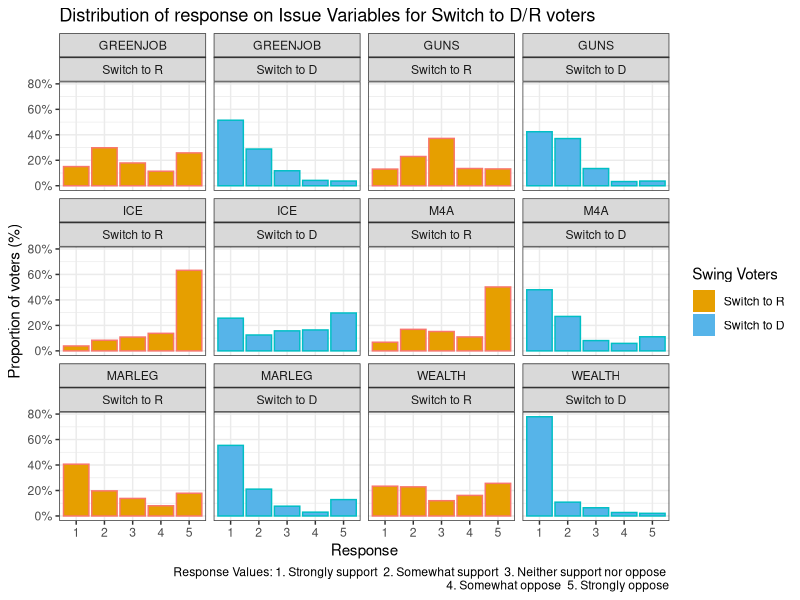
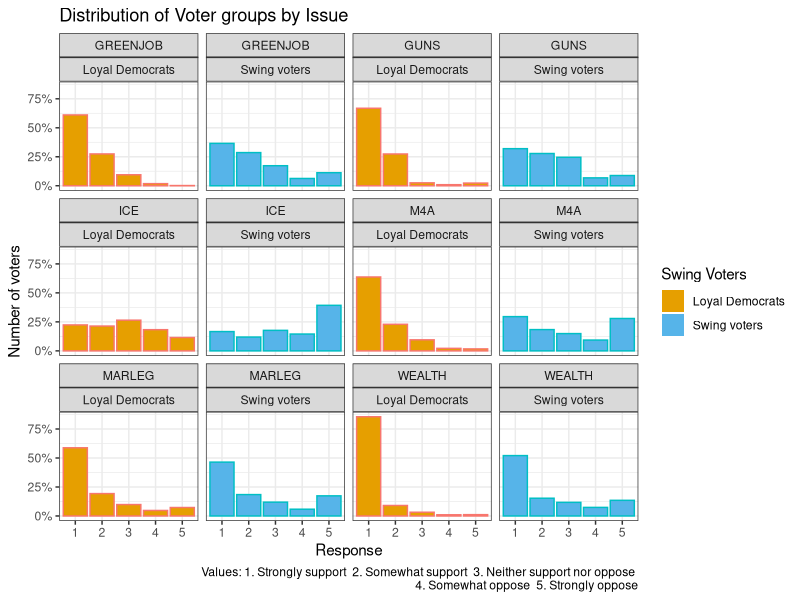
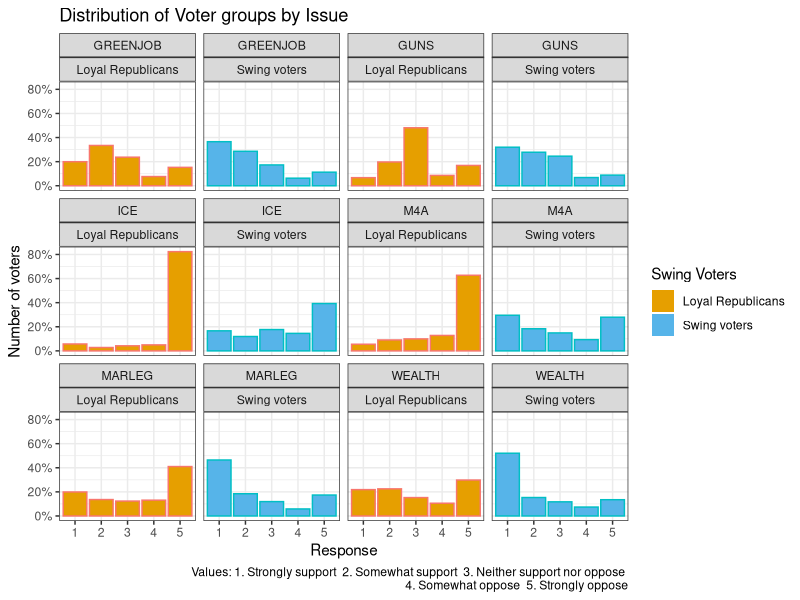
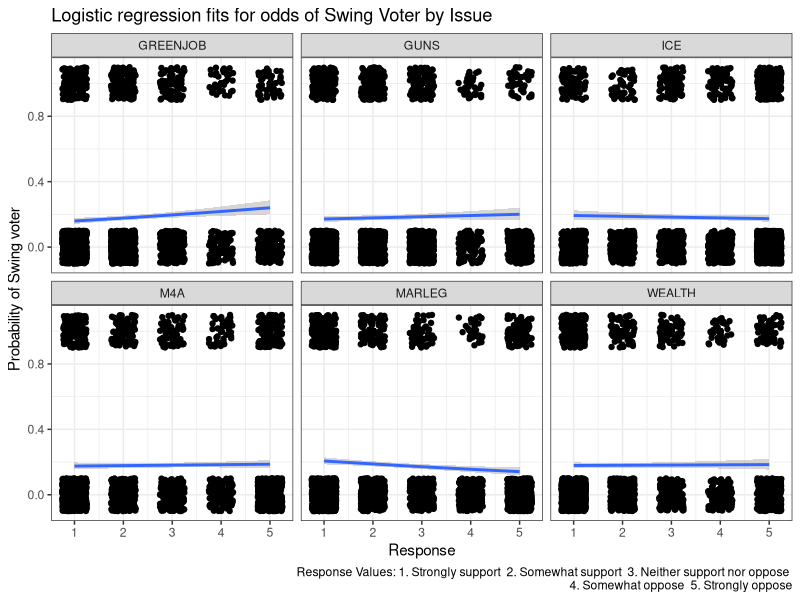
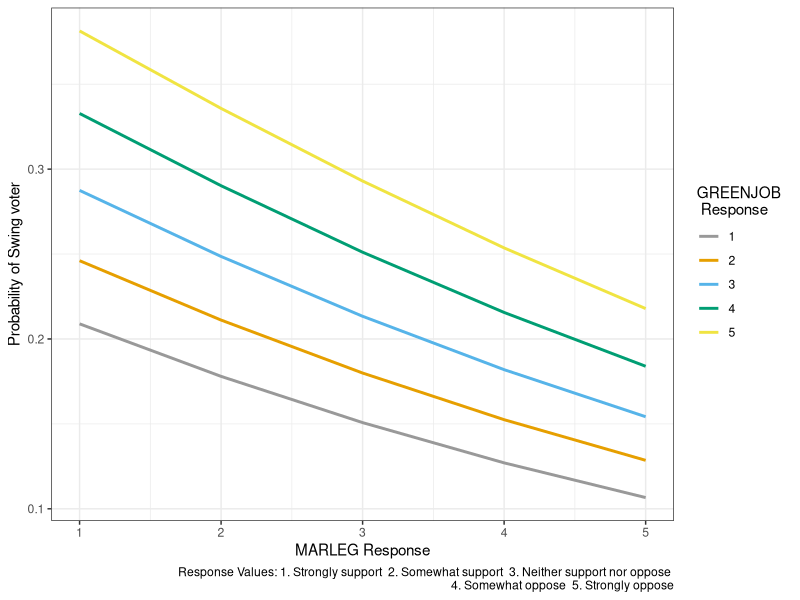
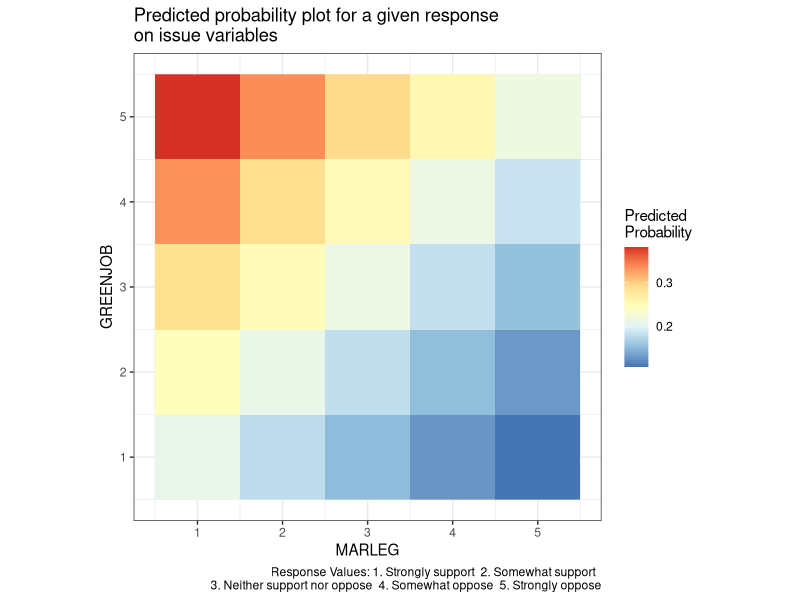
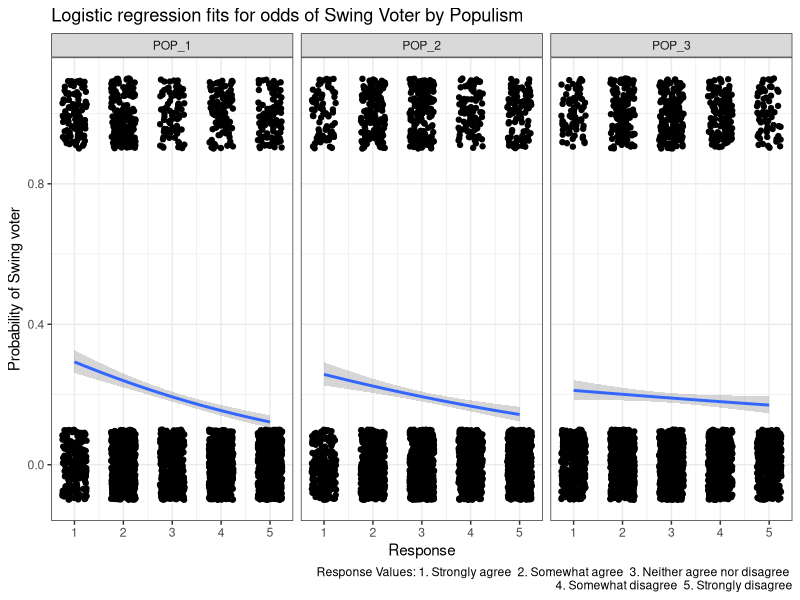
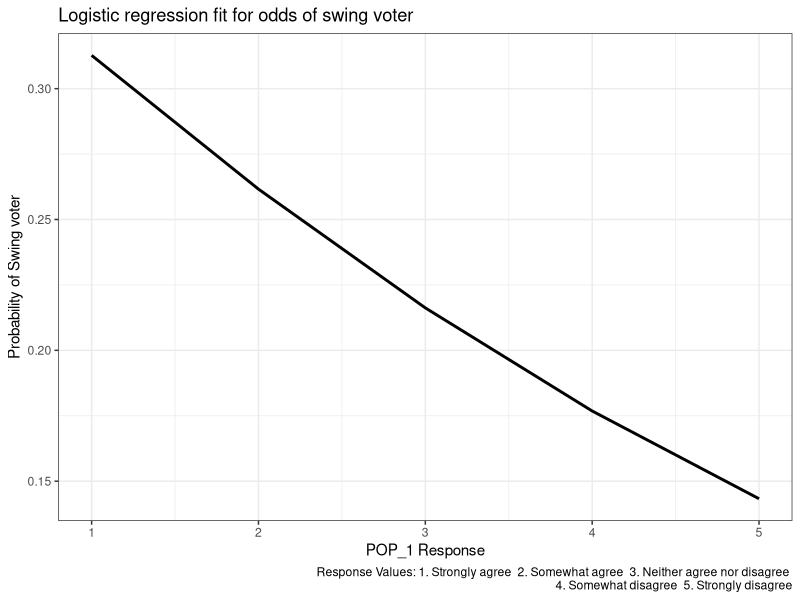

The R source for these figures, in order:
## ---- chunk 1
knitr::opts_chunk$set(echo = FALSE, tidy = TRUE, warning = FALSE, message = FALSE)
## ---- chunk 2
library(tidyverse)
library(broom)
library(arm)
library(GGally)
cb_palette = c("#999999", "#E69F00", "#56B4E9", "#009E73", "#F0E442", "#0072B2", "#D55E00", "#CC79A7")
## ---- chunk 3
# Load Data
dfp_WTHH = read.csv("DFP_WTHH_release.csv")
names(dfp_WTHH)[1] <- "rowid"
dfp = dplyr::select(dfp_WTHH, rowid, house3, presvote16post, weight_DFP, M4A, GREENJOB, WEALTH, MARLEG, ICE, GUNS, POP_1, POP_2, POP_3, gender)
# Removing NAs or 7 (Did not vote) for presvote16post
dfp =  dfp[!(is.na(dfp$presvote16post) | dfp$presvote16post == 7),]
# summary(dfp)
n_row = nrow(dfp)
## ---- chunk 4
is_swing_voter <- function() {
  vect = as.numeric(rep.int(1, times = n_row))
  for(i in 1:n_row) {
    if(dfp$presvote16post[i] == 1 && dfp$house3[i] == 1)
      vect[i] = 2
    else if(dfp$presvote16post[i] == 2 && dfp$house3[i] == 2)
      vect[i] = 3
    else if(dfp$presvote16post[i] != 2 && dfp$house3[i] == 2)
      vect[i] = 4
    else if(dfp$presvote16post[i] != 1 && dfp$house3[i] == 1)
      vect[i] = 5
  }
  return(vect)
}
# 1 = Swing, 2 = Loyal Demo, 3 = Loyal Rep, 4 = Switch to R, 5 = Switch to D
dfp$is_swing = is_swing_voter()
dfp$is_swing = factor(dfp$is_swing, labels = c("Swing", "Loyal Democrat", "Loyal Republican", "Switch to R", "Switch to D"))

## ---- chunk 5
dfp.q1 = dfp %>% subset(., subset = (.$is_swing == "Switch to R" | (.$is_swing == "Switch to D")), select = c("is_swing", "M4A", "GREENJOB", "WEALTH", "MARLEG", "ICE", "GUNS", "weight_DFP"))

cb_palette2 = c("#E69F00", "#56B4E9")

dfp.q1 = gather(dfp.q1, key = "ISSUE", value = "RESPONSE", c("M4A", "GREENJOB", "WEALTH", "MARLEG", "ICE", "GUNS"))
dfp.q1$RESPONSE = factor(dfp.q1$RESPONSE)
dfp.q1 = na.omit(dfp.q1)
## ---- chunk 6
# ggplot(dfp.q1[dfp.q1$RESPONSE != 6,], aes(x = RESPONSE, color = is_swing, fill = is_swing)) + stat_count((aes(weight = weight_DFP))) + facet_wrap(~ISSUE) + theme_bw() + guides(fill = guide_legend(title="Swing Voters"), color = FALSE) + scale_fill_manual(values = cb_palette2) + labs(title="Distribution of response on Issue Variables for Switch to D/R voters", caption = "Response Values: 1. Strongly support  2. Somewhat support  3. Neither support nor oppose \n  4. Somewhat oppose  5. Strongly oppose") + ylab("Count") + xlab("Response")

ggplot(dfp.q1[dfp.q1$RESPONSE != 6,], aes(x = RESPONSE, color = is_swing, fill = is_swing)) +
  geom_bar(mapping = aes(x = RESPONSE, y = ..prop.., group = 1, weight=weight_DFP), stat = "count") +
  scale_y_continuous(labels = scales::percent_format(accuracy = 1)) +
  facet_wrap(~ISSUE + is_swing) + theme_bw() + 
  guides(fill = guide_legend(title="Swing Voters"), color = FALSE) +
  scale_fill_manual(values = cb_palette2) +
  labs(title="Distribution of response on Issue Variables for Switch to D/R voters", caption = "Response Values: 1. Strongly support  2. Somewhat support  3. Neither support nor oppose \n  4. Somewhat oppose  5. Strongly oppose") +
  ylab("Proportion of voters (%)") + xlab("Response")
## ---- chunk 7
WTHH_full = read_csv("DFP_WTHH_release.csv")
WTHH = WTHH_full[c("presvote16post", "house3", "weight_DFP", "M4A", "GREENJOB", "WEALTH", "MARLEG", "ICE", "GUNS", "POP_1", "POP_2", "POP_3")]
## ---- chunk 8
# WTHH$grp <- ifelse(WTHH$presvote16post==1 & WTHH$house3==1, "Loyal Democrats", ifelse(WTHH$presvote16post==2 & WTHH$house3==2, "Loyal Republicans", ifelse(!(WTHH$presvote16post %in% c(7,NA)), "Swing voters", NA)))
WTHH$grp <- ifelse(WTHH$presvote16post==1 & WTHH$house3==1, "Loyal Democrats", ifelse(WTHH$presvote16post==2 & WTHH$house3==2, "Loyal Republicans", ifelse(!is.na(WTHH$presvote16post), "Swing voters", NA)))

WTHH$swing_bhv <- ifelse(WTHH$grp=="Swing voters", ifelse(WTHH$house3==1, "Switch to D", ifelse(WTHH$house3==2, "Switch to R", "Others")), NA)

# cols <- c("presvote16post", "house3", "M4A", "GREENJOB", "WEALTH", "MARLEG", "ICE", "GUNS", "POP_1", "POP_2", "POP_3", "grp", "swing_bhv")
# WTHH[cols] <- lapply(WTHH[cols], factor)
## ---- chunk 9
WTHH.long = gather(WTHH, key="issue", value="response",
                   c("M4A", "GREENJOB", "WEALTH", "MARLEG", "ICE", "GUNS"))
cols <- c("issue", "response")
WTHH.long[cols] <- lapply(WTHH.long[cols], factor)
WTHH.long <- WTHH.long[c("issue", "response", "grp", "weight_DFP")]
WTHH.long <- WTHH.long[!is.na(WTHH.long$response) & !is.na(WTHH.long$grp),]
## ---- chunk 10
ggplot(WTHH.long[WTHH.long$response != 6 & (WTHH.long$grp=="Loyal Democrats" | WTHH.long$grp=="Swing voters"),], aes(x=response, color = grp, fill = grp)) +
  geom_bar(mapping = aes(x = response, y = ..prop.., group = 1, weight=weight_DFP), stat = "count") +
  scale_y_continuous(labels = scales::percent_format(accuracy = 1)) +
  facet_wrap(~issue + grp) + scale_fill_manual(values=cb_palette2) +
  guides(fill = guide_legend(title="Swing Voters"), color = FALSE) +
  labs(fill="Voter group", caption="Values: 1. Strongly support  2. Somewhat support  3. Neither support nor oppose \n  4. Somewhat oppose  5. Strongly oppose") +
  ggtitle("Distribution of Voter groups by Issue") +
  xlab("Response") + ylab("Number of voters") +
  theme_bw()

ggplot(WTHH.long[WTHH.long$response != 6 & (WTHH.long$grp=="Loyal Republicans" | WTHH.long$grp=="Swing voters"),], aes(x=response, color = grp, fill = grp)) +
  geom_bar(mapping = aes(x = response, y = ..prop.., group = 1, weight=weight_DFP), stat = "count") +
  scale_y_continuous(labels = scales::percent_format(accuracy = 1)) +
  facet_wrap(~issue + grp) + scale_fill_manual(values=cb_palette2) +
  guides(fill = guide_legend(title="Swing Voters"), color = FALSE) +
  labs(fill="Voter group", caption="Values: 1. Strongly support  2. Somewhat support  3. Neither support nor oppose \n  4. Somewhat oppose  5. Strongly oppose") +
  ggtitle("Distribution of Voter groups by Issue") +
  xlab("Response") + ylab("Number of voters") +
  theme_bw()
## ---- chunk 11
WTHH$swing_voter = ifelse(WTHH$grp=="Swing voters", 1, ifelse(is.na(WTHH$grp), NA, 0))
WTHH.issue = WTHH[c("GREENJOB", "GUNS", "ICE", "M4A", "MARLEG", "WEALTH", "weight_DFP", "swing_voter")]
## ---- chunk 12
WTHH.issue <- WTHH.issue[rowSums(WTHH.issue[,c(1,2,3,4,5,6)] == 6) == 0,]
WTHH.issue <- WTHH.issue[complete.cases(WTHH.issue),]
## ---- chunk 13
WTHH.issue.long = gather(WTHH.issue, key="issue", value="response",
                   c("M4A", "GREENJOB", "WEALTH", "MARLEG", "ICE", "GUNS"))
ggplot(WTHH.issue.long, aes(x=response, y=swing_voter)) + geom_point(alpha=0.4) +
  geom_jitter(height=0.1, width=0.25) +
  geom_smooth(method = "glm", method.args = list(family = "binomial")) +
  facet_wrap(~issue) +
  labs(caption="Response Values: 1. Strongly support  2. Somewhat support  3. Neither support nor oppose \n  4. Somewhat oppose  5. Strongly oppose") +
  ggtitle("Logistic regression fits for odds of Swing Voter by Issue") +
  xlab("Response") + ylab("Probability of Swing voter") +
  theme_bw()
## ---- chunk 14
WTHH.issue.logit <- glm(swing_voter ~ GREENJOB + MARLEG, weights=weight_DFP, family="quasibinomial", data=WTHH.issue)
display(WTHH.issue.logit)
## ---- chunk 15
issue.predict.grid = expand.grid(MARLEG = seq(1, 5, 1), GREENJOB = seq(1, 5, 1))
issue.pred = predict(WTHH.issue.logit, type = "response", newdata = issue.predict.grid)
issue.pred.df = data.frame(issue.predict.grid, swing.prob = as.vector(issue.pred))

ggplot(issue.pred.df, aes(x = MARLEG, y = swing.prob, group = factor(GREENJOB), color = factor(GREENJOB))) +
  geom_line(size=1) + xlab("MARLEG Response") + ylab("Probability of Swing voter") +
  labs(color = "GREENJOB \n Response", caption="Response Values: 1. Strongly support  2. Somewhat support  3. Neither support nor oppose \n  4. Somewhat oppose  5. Strongly oppose") +
  theme_bw() + scale_color_manual(values = cb_palette)
## ---- chunk 16
# Raster 
ggplot(issue.pred.df, aes(x = MARLEG, y = GREENJOB, z = swing.prob)) + geom_raster(aes(fill = swing.prob))  + coord_fixed() + scale_fill_distiller(palette = "RdYlBu") + theme_bw() + labs(title="Predicted probability plot for a given response \non issue variables", fill = "Predicted \nProbability", caption="Response Values: 1. Strongly support  2. Somewhat support  \n3. Neither support nor oppose  4. Somewhat oppose  5. Strongly oppose" )
## ---- chunk 17
WTHH.pop = WTHH[c("POP_1", "POP_2", "POP_3", "weight_DFP", "swing_voter")]
## ---- chunk 18
WTHH.pop <- WTHH.pop[rowSums(WTHH.pop[,c(1,2,3)] == 6) == 0,]
WTHH.pop <- WTHH.pop[complete.cases(WTHH.pop),]
## ---- chunk 19
WTHH.pop.long = gather(WTHH.pop, key="populism", value="response",
                   c("POP_1", "POP_2", "POP_3"))
ggplot(WTHH.pop.long, aes(x=response, y=swing_voter)) + geom_point(alpha=0.4) +
  geom_jitter(height=0.1, width=0.25) +
  geom_smooth(method = "glm", method.args = list(family = "binomial")) +
  facet_wrap(~populism) +
  labs(caption="Response Values: 1. Strongly agree  2. Somewhat agree  3. Neither agree nor disagree \n  4. Somewhat disagree  5. Strongly disagree") +
  ggtitle("Logistic regression fits for odds of Swing Voter by Populism") +
  xlab("Response") + ylab("Probability of Swing voter") +
  theme_bw()
## ---- chunk 20
WTHH.pop.logit <- glm(swing_voter ~ POP_1, weights=weight_DFP, family="quasibinomial", data=WTHH.pop)
display(WTHH.pop.logit)
## ---- chunk 21
pop.predict.grid = expand.grid(POP_1 = seq(1, 5, 1))
pop.pred = predict(WTHH.pop.logit, type = "response", newdata = pop.predict.grid)
pop.pred.df = data.frame(pop.predict.grid, swing.prob = as.vector(pop.pred))
ggplot(pop.pred.df, aes(x = POP_1, y = swing.prob)) +
  geom_line(size=1) + xlab("POP_1 Response") + ylab("Probability of Swing voter") +
  labs(caption="Response Values: 1. Strongly agree  2. Somewhat agree  3. Neither agree nor disagree \n  4. Somewhat disagree  5. Strongly disagree", title="Logistic regression fit for odds of swing voter") +
  theme_bw()
## ---- chunk 22
WTHH.issue.logit1 <- glm(swing_voter ~ GREENJOB + GUNS + ICE + M4A + MARLEG + WEALTH, weights=weight_DFP, family="quasibinomial", data=WTHH.issue)
display(WTHH.issue.logit1)
## ---- chunk 23
WTHH.issue.logit3 <- glm(swing_voter ~ GREENJOB * GUNS * ICE * M4A * MARLEG * WEALTH, weights=weight_DFP, family="quasibinomial", data=WTHH.issue)
display(WTHH.issue.logit3)
## ---- chunk 24
WTHH.issue.logit.df <- WTHH.issue
WTHH.issue.logit.df$.fitted <- fitted.values(WTHH.issue.logit)
WTHH.issue.logit.df$.resid <- residuals(WTHH.issue.logit, type="response")
WTHH.issue.logit.df$.pred <- 1 * (WTHH.issue.logit.df$.fitted > max(WTHH.issue.logit.df$.fitted)/1)
Correct <- (WTHH.issue.logit.df$swing_voter == WTHH.issue.logit.df$.pred)
1 - (sum(Correct) / nrow(WTHH.issue.logit.df))
summary(factor(WTHH.issue.logit.df$swing_voter))
## ---- chunk 25
ggplot(WTHH.issue.logit.df, aes(x=GREENJOB, y=.resid)) + geom_point(alpha=0.4) +
  geom_jitter(height=0.1, width=0.25) + geom_smooth(method = "loess", method.args = list(degree = 1)) +
  xlab("Response") + ylab("Residuals") + ggtitle("Residual plot for GREENJOB")
ggplot(WTHH.issue.logit.df, aes(x=MARLEG, y=.resid)) + geom_point(alpha=0.4) +
  geom_jitter(height=0.1, width=0.25) + geom_smooth(method = "loess", method.args = list(degree = 1)) +
  xlab("Response") + ylab("Residuals") + ggtitle("Residual plot for MARLEG")
## ---- chunk 26
WTHH.pop.logit1 <- glm(swing_voter ~ POP_1 * POP_2 * POP_3, weights=weight_DFP, family="quasibinomial", data=WTHH.pop)
display(WTHH.pop.logit1)
## ---- chunk 27
WTHH.pop.logit.df <- WTHH.pop
WTHH.pop.logit.df$.fitted <- fitted.values(WTHH.pop.logit)
WTHH.pop.logit.df$.resid <- residuals(WTHH.pop.logit, type="response")
WTHH.pop.logit.df$.pred <- 1 * (WTHH.pop.logit.df$.fitted > max(WTHH.pop.logit.df$.fitted)/1)
Correct <- (WTHH.pop.logit.df$swing_voter == WTHH.pop.logit.df$.pred)
1 - (sum(Correct) / nrow(WTHH.pop.logit.df))
summary(factor(WTHH.pop.logit.df$swing_voter))
## ---- chunk 28
ggplot(WTHH.pop.logit.df, aes(x=POP_1, y=.resid)) + geom_point(alpha=0.4) +
  geom_jitter(height=0.1, width=0.25) + geom_smooth(method = "loess", method.args = list(degree = 1)) +
  xlab("Response") + ylab("Residuals") + ggtitle("Residual plot for POP_1")
